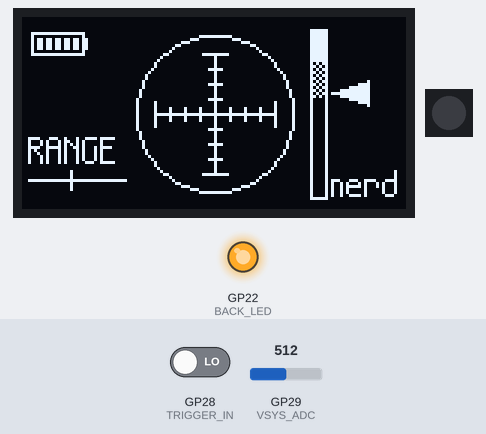
Simulated run of this program. Board: Raspberry Pi Pico. Parts: 128×64 one-colour display, 1 RGB LEDs in strip order, left to right, output pins drawn as LEDs (lit = HIGH). The inputs (shaded band) are chosen by the test bench; at power-on: GP28 (TRIGGER_IN) LOW, GP29 (VSYS_ADC) = 512. Random numbers use the default seed unless the program sets one; pins used as bus, display or sensor lines are not drawn; what the program prints to the serial monitor is not drawn.

Above: at 1.2 s.
1.3 s: GP28 (TRIGGER_IN) driven HIGH
At 7.1 s:
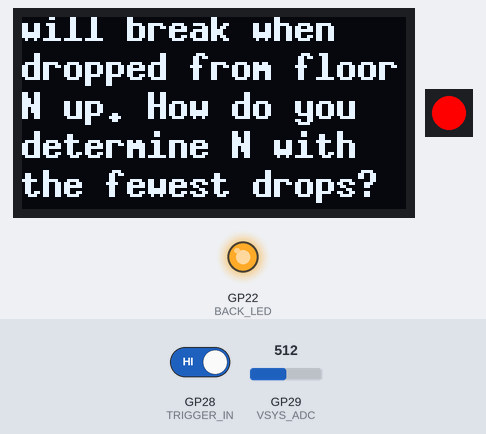
At 11.5 s:
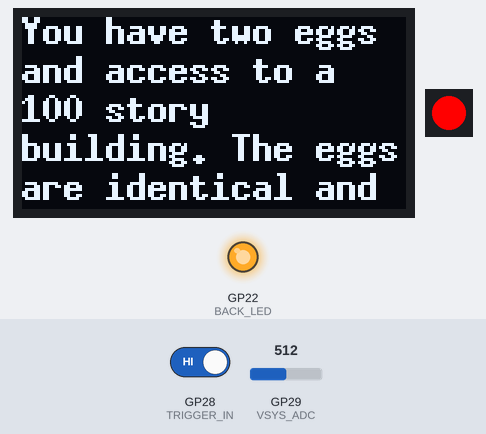
Timing chart, 0 to 13.0 s (numbered marks = the images above; inputs shaded):
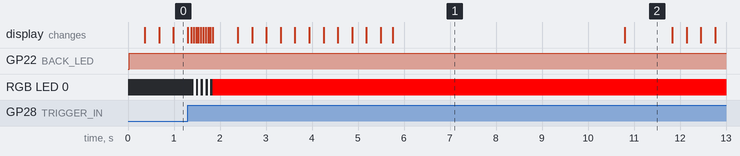

The program:

main.cpp
```cpp
#include "nerdsniper.h"

U8G2_SSD1309_128X64_NONAME0_1_4W_HW_SPI screen(U8G2_R0, SCREEN_CS, SCREEN_DC, SCREEN_RST);

unsigned long sound_trigger_mark = 0;
bool sound_trigger = false;
bool targeting_mode = true;

#define LED_BLINK_PERIOD 50
#define LED_BLINK_TIME 500

unsigned long led_blink_start = 0;
unsigned long last_led_blink = 0;
bool led_blink_active = false;
bool led_blink = false;

void setup() {
    Serial.begin(115200);
    pinMode(TRIGGER_IN, INPUT);

    pinMode(TRIGGER_OUT, OUTPUT);
    digitalWrite(TRIGGER_OUT, LOW);

    //pinMode(FRONT_LED, OUTPUT);
    //digitalWrite(FRONT_LED, LOW);

    pinMode(BACK_LED, OUTPUT);
    digitalWrite(BACK_LED, LOW);

    screen.begin();
    initBattery();
    initFrontLED();
    initAnimation();
}

void loop() {
    digitalWrite(TRIGGER_OUT, sound_trigger ? HIGH : LOW);
    //digitalWrite(FRONT_LED, (targeting_mode && led_blink) ? LOW : HIGH);
    digitalWrite(BACK_LED, (targeting_mode && led_blink) ? LOW : HIGH);

    readBattery();

    // first, check the trigger state
    if (targeting_mode && digitalRead(TRIGGER_IN) == HIGH) {
        targeting_mode = false;
        beginSnipe();

        // will pass on trigger signal to sound board
        unsigned long curr_t = millis();
        sound_trigger_mark = curr_t;
        sound_trigger = true;

        // start led blinking
        led_blink_start = curr_t;
        last_led_blink = curr_t;
        led_blink_active = true;
        led_blink = true;

        startFrontLEDSequence();
    }

    // cutoff sound trigger
    unsigned long curr_t = millis();
    if (sound_trigger && (curr_t < sound_trigger_mark || curr_t >= sound_trigger_mark + SOUND_TRIGGER_TIME)) {
        sound_trigger = false;
    }

    if (led_blink_active) {
        if (curr_t < led_blink_start || curr_t >= led_blink_start + LED_BLINK_TIME) {
            // cutoff led blink
            led_blink_active = false;
            led_blink = true;
        } else if (curr_t < last_led_blink || curr_t >= last_led_blink + LED_BLINK_PERIOD) {
            // blink led
            led_blink = !led_blink;
            last_led_blink = curr_t;
        }
    }

    updateFrontLED();
    updateAnimation();
    screen.firstPage();
    do {
        if (targeting_mode) {
            drawTargetingScreen();
        } else {
            drawSnipe();
        }
    } while ( screen.nextPage() );
}
```

nerdsniper.h
```cpp
#ifndef __NERDSNIPER_H__
#define __NERDSNIPER_H__

#include <Arduino.h>
#include <U8g2lib.h>

// defined in main.cpp
extern U8G2_SSD1309_128X64_NONAME0_1_4W_HW_SPI screen;
extern bool targeting_mode;
extern bool led_blink;
extern bool led_blink_active;

// defined in animate.cpp
extern u8g2_int_t range_level;
extern u8g2_int_t nerd_level;
void initAnimation();
void updateAnimation();

// defined in targeting.cpp
void drawTargetingScreen();

// defined in sniping.cpp
void beginSnipe();
void updateSnipe();
void drawSnipe();

// defined in battery.cpp
extern float battery_level;
void initBattery();
void readBattery();

// defined in front_led.cpp
void initFrontLED();
void startFrontLEDSequence();
void updateFrontLED();

// pinout
#define SCREEN_CS   17
#define SCREEN_DC   20
#define SCREEN_RST  21
#define TRIGGER_IN  28
#define TRIGGER_OUT 27
#define VSYS_ADC    29
#define FRONT_LED   15
#define BACK_LED    22

// screen size
#define SCREEN_W 128
#define SCREEN_H 64
#define C_X (SCREEN_W/2)
#define C_Y (SCREEN_H/2)

// animation speed
#define FRAME_RATE 40
#define FRAME_DELAY (1000/FRAME_RATE)

// time to pulse sound board after trigger is pulled
#define SOUND_TRIGGER_TIME 100

// crosshair dimensions
#define R (C_Y-6)          // outer circle radius
#define CH_SPACE 3         // min space between circle and axis
#define N_SEGS   4         // number of segments on each axis
#define SEG_L ((R-CH_SPACE)/N_SEGS) // length of each segment
#define RL (SEG_L*N_SEGS)  // adjusted length of axes
#define TICK_MAJ 4         // outer crosshair tick
#define TICK_MIN 2         // small crosshair ticks

// battery icon location
#define BATTERY_X 2
#define BATTERY_Y 5

// range meter dimensions
#define RM_H (SCREEN_H-10) // height of line
#define RM_MX 2            // margin from left edge
#define RM_L 32            // length of meter
#define RM_TICK 3          // size of tickmark
#define RM_LOOSE 10        // the higher this value, the more the meter drifts from center
#define RM_STICKY 3        // the higher this value, the more likely the meter doesn't move per frame
#define RM_TEXT_HEIGHT (RM_H-RM_TICK-2) // bottom of label

// nerd meter dimensions
#define NM_H (SCREEN_H-8)
#define NM_T ((SCREEN_H-NM_H)/2)
#define NM_W 5
#define NM_B (NM_T+NM_H)
#define NM_L (C_X+R+6)
#define NM_R (NM_L+NM_W)
#define NM_MAX_T (NM_T+10)
#define NM_MED_T (NM_T+22)
#define NM_MIN_VAL 20
#define NM_MARKER_W 12
#define NM_MARKER_H 4

#endif // __NERDSNIPER_H__
```

animate.cpp
```cpp
#include "nerdsniper.h"

u8g2_int_t range_level = 0;
u8g2_int_t nerd_level = 0;
unsigned long last_frame = 0;
unsigned long last_stat_print = 0;
unsigned long n_paint_calls = 0;
unsigned long n_frames = 0;

uint8_t range_phase = 0;
bool inc_nerd = true;

void initAnimation() {
    range_level = random(0, RM_L + 1);
    nerd_level = random(NM_MIN_VAL, NM_H + 1);
    last_frame = millis();
    last_stat_print = millis();
}

void nextFrameTargeting() {
    // update range level
    range_phase++;
    if (range_phase == 2) {
        u8g2_int_t tgt_range_level = random(-RM_LOOSE, RM_L + RM_LOOSE + 1);
        if (tgt_range_level > range_level + RM_STICKY) {
            range_level++;
        } else if (tgt_range_level < range_level - RM_STICKY) {
            range_level--;
        }
        if (range_level < 0) {
            range_level = 0;
        } else if (range_level > RM_L) {
            range_level = RM_L;
        }
        range_phase = 0;
    }

    // update nerd level
    if (inc_nerd) {
        nerd_level++;
    } else {
        nerd_level--;
    }
    if (nerd_level > NM_H) {
        // turn around at top
        nerd_level = NM_H;
        inc_nerd = false;
    } else if (nerd_level < NM_MIN_VAL) {
        // turn around at bottom
        nerd_level = NM_MIN_VAL;
        inc_nerd = true;
    } else {
        // randomly flip direction in between
        // offset makes flip more likely near extremes
        u8g2_int_t offset = inc_nerd ? nerd_level : (NM_H - nerd_level);
        // probability varies from 0.05 (offset = 0) to ~0.1 (offset = NM_H)
        if (random(-offset, 10 * NM_H) < NM_H) {
            inc_nerd = !inc_nerd;
        }
    }
}

void nextFrame() {
    if (targeting_mode) {
        nextFrameTargeting();
    } else {
        updateSnipe();
    }
}

void updateAnimation() {
    n_paint_calls++;
    unsigned long curr_t = millis();
    if (curr_t < last_frame || curr_t >= last_frame + FRAME_DELAY) {
        nextFrame();
        last_frame = curr_t;
        n_frames++;
    }
    curr_t = millis();
    if (curr_t < last_frame || curr_t >= last_stat_print + 1000) {
        Serial.print(n_frames);
        Serial.print('/');
        Serial.println(n_paint_calls);
        n_paint_calls = 0;
        n_frames = 0;
        last_stat_print = curr_t;
    }
}
```

battery.cpp
```cpp
#include "nerdsniper.h"

#define BATTERY_READ_TIME_MS 500

float battery_level = 0.0;

namespace {
    const float LAMBDA = 0.9;
    unsigned long last_battery_read = 0;

    float singleRead() {
        // ADC scale is 3.3V over 1024 (2^10) bits
        // ADC on pin 29 (VSYS_ADC) is connected to VSYS by 1/3 voltage divider
        float read = analogRead(VSYS_ADC) * 3.3f * 3 / (1 << 10);
        last_battery_read = millis();
        return read;
    }

    void serialPrintBattery() {
        Serial.print(F("Battery: "));
        Serial.print(battery_level);
        Serial.println('V');
    }
}

void initBattery() {
    pinMode(VSYS_ADC, INPUT);
    battery_level = singleRead();
    serialPrintBattery();
}

void readBattery() {
    unsigned long curr_t = millis();
    if (curr_t < last_battery_read || curr_t >= last_battery_read + BATTERY_READ_TIME_MS) {
        const float new_read = singleRead();
        battery_level = LAMBDA * battery_level + (1 - LAMBDA) * new_read;
        serialPrintBattery();
    }
}
```

front_led.cpp
```cpp
#include "nerdsniper.h"
#include <Adafruit_NeoPixel.h>

#define LED_UPDATE_PERIOD 50

namespace {
    Adafruit_NeoPixel front_led = Adafruit_NeoPixel(1, FRONT_LED, NEO_GRB + NEO_KHZ400);

    unsigned long sequence_start = 0;
    unsigned long last_led_update = 0;
    uint32_t color = 0;
    uint32_t prev_color = 0;

    void set_color(uint8_t r, uint8_t g, uint8_t b) {
        color = front_led.Color(r,g,b);
    }

    void set_white(uint8_t brightness = 255) {
        set_color(brightness, brightness, brightness);
    }

    void set_black() {
        set_color(0,0,0);
    }

    void do_update() {
        if (color == prev_color) {
            return;
        }

        front_led.setPixelColor(0, color);
        front_led.show();
        prev_color = color;
        last_led_update = millis();
    }
}

void initFrontLED() {
    front_led.begin();
    front_led.setPixelColor(0, 0);
    front_led.show();
}

void startFrontLEDSequence() {
    set_white();
    do_update();
    sequence_start = millis();
}

void updateFrontLED() {
    if (targeting_mode) {
        set_black();
    } else {
        if (led_blink_active) {
            // blink white during the "shot"
            if (led_blink) {
                set_white();
            } else {
                set_black();
            }
        } else {
            // hold red afterwards
            set_color(255, 0, 0);
        }
    }

    unsigned long curr_t = millis();
    if (curr_t < last_led_update || curr_t >= last_led_update + LED_UPDATE_PERIOD) {
        do_update();
    }
}
```

sniping.cpp
```cpp
#include "nerdsniper.h"

#define MAX_LINES 200
#define LINE_BUFFER_SIZE 30
#define LINE_SPACING 2

#define SCROLL_SLOWDOWN 2
#define SCROLL_START 1000
#define SNIPE_TIME 5000

const char* snipe_00 =
    "On an island of deaf mute logicians, 100 people have blue eyes, 100 people have brown eyes, and 1 guru has green eyes. "
    "Everyone sees everyone else's eyes, but no one knows their own eye color. "
    "Each night a ferry comes, and every logician who knows their own eye color leaves. "
    "On day 0, the guru speaks only one time. "
    "She says, \"I see a person with blue eyes\". "
    "Who leaves the island and when?";
const char* snipe_01 =
    "You have two eggs and access to a 100 story building. "
    "The eggs are identical and will break when dropped from floor N up. "
    "How do you determine N with the fewest drops? ";
const char* snipe_02 =
    "100 prisoners with life sentences are held in solitary confinement. "
    "Each day the warden brings one chosen at random to a room with a single light bulb. "
    "The prisoner can choose to do nothing, flip the switch, or call balderdash. "
    "If they call balderdash after all prisoners have visited the room once, all are freed. "
    "If they call balderdash early, all are shot. They have one chance to plan. "
    "What plan do they make?";
#define N_SNIPES 3
const char *const snipes[] = {snipe_00, snipe_01, snipe_02};

const char* curr_snipe = nullptr;

size_t n_lines = 0;
const char* line_positions[MAX_LINES];
size_t line_lengths[MAX_LINES];
u8g2_int_t line_height = 0;

u8g2_int_t scroll = 0;
uint8_t scroll_phase = 0;
bool scroll_finished = false;
bool scroll_at_bottom = false;
unsigned long snipe_mark = 0;

#define FONT u8g2_font_7x13B_tf

void beginSnipe() {
    curr_snipe = snipes[random(0, N_SNIPES)];
    const size_t buffer_len = strlen(curr_snipe);

    // calculate word lengths
    screen.setFont(FONT);
    line_height = screen.getAscent() - screen.getDescent() + LINE_SPACING;
    n_lines = 1;
    line_positions[0] = curr_snipe;
    char line_buffer[LINE_BUFFER_SIZE];
    size_t line_pos = 0;
    for (size_t i = 0; i < buffer_len; i++) {
        line_buffer[line_pos] = curr_snipe[i];
        line_buffer[line_pos + 1] = 0;
        line_pos++;
        if (screen.getStrWidth(line_buffer) > SCREEN_W) {
            if (curr_snipe[i] != ' ') {
                // first check if there are any spaces on the line
                bool has_space = false;
                for (int j = line_pos; j >= 0; j--) {
                    if (line_buffer[j] == ' ') { has_space = true; break; }
                }

                // if so, rewind the break to there
                if (has_space) {
                    while (line_buffer[line_pos] != ' ') {
                        line_pos--; i--;
                    }
                }
            }
            line_lengths[n_lines - 1] = line_pos;
            line_pos = 0;
            while (i + 1 < buffer_len && curr_snipe[i + 1] == ' ') {
                i++;
            }
            if (i + 1 < buffer_len) {
                line_positions[n_lines] = &(curr_snipe[i + 1]);
                n_lines++;
            }
        }
    }
    line_lengths[n_lines - 1] = line_pos;
    scroll = 0;
    scroll_finished = false;
    scroll_at_bottom = false;

    // Print snipe to serial for debugging
    for (size_t i_line = 0; i_line < n_lines; i_line++) {
        for (size_t i = 0; i < line_lengths[i_line]; i++) {
            Serial.print(line_positions[i_line][i]);
        }
        Serial.println();
    }

    snipe_mark = millis();
}

void updateSnipe() {
    const unsigned long curr_t = millis();
    if (n_lines * line_height - scroll > SCREEN_H) {
        if (curr_t > snipe_mark && curr_t <= snipe_mark + SCROLL_START) {
            return;
        }

        // still scrolling
        scroll_phase++;
        if (scroll_phase == SCROLL_SLOWDOWN) {
            scroll_phase = 0;
            scroll++;
        }
    } else if (!scroll_at_bottom) {
        // first frame after scroll is finished, start the clock
        scroll_at_bottom = true;
        snipe_mark = millis();
    } else {
        if (curr_t < snipe_mark || curr_t >= snipe_mark + SNIPE_TIME) {
            scroll_finished = true;
            if (digitalRead(TRIGGER_IN) == HIGH) {
                // if the trigger is still depressed, restart the scroll
                scroll_at_bottom = false;
                scroll = 0;
                snipe_mark = millis();
            } else {
                // reset when snipe is finished
                targeting_mode = true;
            }
        }
    }
}

void drawSnipe() {
    screen.setFont(FONT);

    u8g2_int_t h = screen.getAscent() - scroll;
    const u8g2_int_t max_h = SCREEN_H + screen.getAscent();
    char line_buffer[LINE_BUFFER_SIZE];
    for (size_t i_line = 0; i_line < n_lines; i_line++) {
        if (h > 0 && h <= max_h) {
            memset(line_buffer, 0, LINE_BUFFER_SIZE * sizeof(char));
            memcpy(line_buffer, line_positions[i_line], line_lengths[i_line] * sizeof(char));
            screen.drawStr(0, h, line_buffer);
        }
        h += line_height;
    }
}
```

targeting.cpp
```cpp
#include "nerdsniper.h"

void crosshair() {
    screen.drawCircle(C_X, C_Y, R);
    screen.drawLine(C_X - RL, C_Y, C_X + RL, C_Y);
    screen.drawLine(C_X, C_Y - RL, C_X, C_Y + RL);
    for (int i = -N_SEGS; i <= N_SEGS; i++) {
    if (i == 0) { continue; }
        const u8g2_int_t tick = (i == N_SEGS || i == -N_SEGS) ? TICK_MAJ : TICK_MIN;
        screen.drawLine(C_X + i * SEG_L, C_Y - tick, C_X + i * SEG_L, C_Y + tick);
        screen.drawLine(C_X - tick, C_Y + i * SEG_L, C_X + tick, C_Y + i * SEG_L);
    }
}

#define N_BATTERY_LEVELS 5

void battery() {
    screen.setFont(u8g2_font_battery19_tn);
    screen.setFontDirection(1);

    const float MIN_BATTERY = 3.3;
    const float MAX_BATTERY = 4.5;
    int relative_battery = int(round(
        N_BATTERY_LEVELS * (battery_level - MIN_BATTERY) / (MAX_BATTERY - MIN_BATTERY)));
    if (relative_battery < 0) { relative_battery = 0; }
    if (relative_battery > N_BATTERY_LEVELS) { relative_battery = N_BATTERY_LEVELS; }
    const char batt_char[1] = {(char)('0' + relative_battery)};

    screen.drawStr(BATTERY_X, BATTERY_Y, batt_char);
}

void rangeMeter() {
    screen.drawLine(RM_MX, RM_H, RM_MX + RM_L, RM_H);
    screen.drawLine(RM_MX + range_level, RM_H - RM_TICK, RM_MX + range_level, RM_H + RM_TICK);
    screen.setFont(u8g2_font_prospero_nbp_tf);
    screen.setFontDirection(0);
    screen.drawStr(RM_MX, RM_TEXT_HEIGHT, "RANGE");
}

const uint8_t DITHER_BITMAP[2] = {
    0b10101100,
    0b11010100
};

void nerdMeter() {
    // draw meter bar
    screen.drawLine(NM_L, NM_T, NM_R, NM_T);
    screen.drawLine(NM_R, NM_T, NM_R, NM_B);
    screen.drawLine(NM_R, NM_B, NM_L, NM_B);
    screen.drawLine(NM_L, NM_B, NM_L, NM_T);
    u8g2_int_t h = NM_MED_T - 1;
    while (h >= NM_MAX_T) {
        screen.drawBitmap(NM_L, h, 1, 2, DITHER_BITMAP);
        h -= 2;
    }
    screen.drawBox(NM_L, NM_T, NM_W, (NM_MAX_T - NM_T + 1));

    // draw marker
    const u8g2_int_t mh = NM_B - nerd_level;
    screen.drawTriangle(
        NM_R + 2, mh,
        NM_R + 2 + NM_MARKER_W, mh + NM_MARKER_H,
        NM_R + 2 + NM_MARKER_W, mh - NM_MARKER_H);

    // draw label
    screen.setFont(u8g2_font_prospero_nbp_tf);
    screen.setFontDirection(0);
    screen.drawStr(NM_R+2, NM_B, "nerd");
}

void drawTargetingScreen() {
    crosshair();
    battery();
    rangeMeter();
    nerdMeter();
}
```

Measured:
- what the display in image 1 shows lasts 5.0 s, from 5.8 s to 10.8 s
